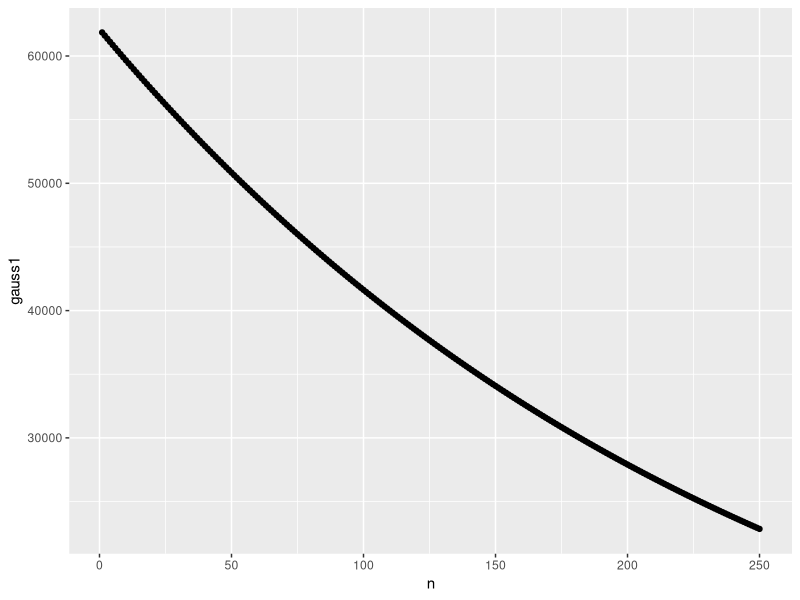
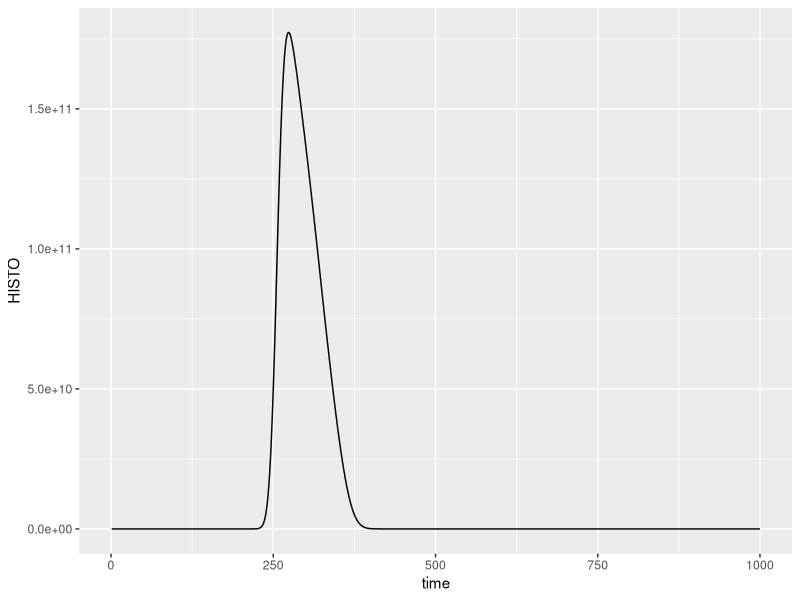

These figures' R source, in order:
## ---- chunk 1
library(ggplot2)
library(tidyr)
library(dplyr)
## ---- chunk 2
MNIT <- 30000
PDIT <- 2.0
MWIT <- PDIT * MNIT

DM1 <- 120 #PPE monomer weight
channels1 <- 250 #number of channels for the MW distribution

N1 <- 1e6

t <- 0
chrommax <- 10 #minutes
chrominc <- 0.01 #chromatogram consists of chrommax / chrominc channels

EQS <- 0.0

#Radius of gyration R = beta * alpha in nm
a <- 0.5
b <- 0.03388

D <- 25 #pore size in nm

lambda <- 3
qa <- 0.0
qb <- 0.0

dx <- 0.01 #precision of the roots
maxm <- 10 #how many roots are calculated

V0 <- 1.25
Vpore <- 0.4
Vint <- V0 - Vpore
f <- 0.3

t0 <- V0/f
tpore <- Vpore / f
tint <- Vint / f

PC <- 100 #platecount
## ---- chunk 3
gamma <- function(z) {
  p <- list()
  p[[1]] <- 1.000000000190
  p[[2]] <- 76.18009172947146
  p[[3]] <- 86.50532032941677
  p[[4]] <- 24.01409824083091
  p[[5]] <- 1.231739572450155
  p[[6]] <- 0.001208650973866179
  p[[7]] <- 0.000005395239384953
  
  sig <- 0
  for (n in 2:7) {
    sig = sig + p[[n]] / (z + n)
  }
  
  return ((z * p[[1]] + sig) * sqrt(z+5.5) * exp(-(z+5.5)))
}
## ---- chunk 4
k1 <- 1 / (PDIT - 1)
beta1 <- k1 / (MWIT/PDIT)
z <- k1 + 1
g1 <- gamma(z)

gauss1 <- numeric()

for (i in 1:channels1) {
   M <- i * DM1
   gauss1 <- c(gauss1, beta1^(k1+1) * M^(k1-1) * exp(-beta1*M)/g1)
}
gauss1 <- round(N1 * MWIT / PDIT * gauss1 * DM1)
## ---- chunk 5
as_tibble(list(n = 1:channels1, gauss1 = gauss1)) |>
  ggplot(aes(x = n, y = gauss1)) +
  geom_point()
## ---- chunk 6
M0 <- 0
M1 <- 0
M2 <- 0
M3 <- 0
M4 <- 0
M5 <- 0

for (i in 1:channels1) {
  M0 <- M0 + gauss1[i]
  M1 <- M1 + i * gauss1[i]
  M2 <- M2 + i * i * gauss1[i]
  M3 <- M3 + i * i * i * gauss1[i]
  #M4 <- M4 + i * i * i * i + gauss1[i] #too big of a number
  #M5 <- M5 + i * i * i * i * i + gauss1[1]
}

SUMM1 <- M1

MN1 <- DM1 * M1 / M0
MW1 <- DM1 * M2 / M1
PD1 <- MW1 / MN1
## ---- chunk 7
get_alpha <- function(lambda, dx1, maxm) {
  #alpha <- numeric()
  alpha <- rep(0, maxm*2)
  w <- -1
  if (lambda < 0) {
    x1 <- -lambda
    y1 <- -lambda
    
    while (y1 >= x1) {
      x1 <- x1 + dx1
      v <- -lambda / x1
      
      y1 <- 0.5 * log((1+v)/(1-v)) #inverse hyperbolic tangent
    }
  #alpha <- c(alpha, x1)
  alpha[1] <- x1
  w <- w + 2
  }
  w <- w + 2
  x1 <- 0
  y1 <- 0
  
  for (i in 1:maxm) {
    while (y1 >= x1) {
      x1 <- x1 + dx
      y1 <- atan(lambda / x1) + (w - 1) * pi / 2
    }
    #alpha <- c(alpha, x1)
    alpha[w] <- x1
    w <- w + 2
    x1 <- 0
    y1 <- 0
  }
  return(alpha)
}
## ---- chunk 8
results <- list()

#initialize chromatogram
HISTO <- rep(0, chrommax/chrominc)

for (j in 1:channels1) {
  K0 <- 0
  K1 <- 0
  K2 <- 0
  pa <- 0
  pb <- 0
  pab <- 0
  
  if (gauss1[j] > 0 & (t < chrommax)) {
    M <- j * DM1
    R <- b * ((j + EQS) * DM1)^a
    g <- 2 * R / D
  
    alpha <- get_alpha(lambda, dx, maxm)
    #index <- 1
    index <- -1
    
    if (lambda < 0) {
      K0 <- 2 * lambda * lambda * exp(alpha[1] * alpha[1] * g * g) / (-alpha[1] * alpha[1] * (lambda * (lambda + 1) - alpha[1] * alpha[1]))
      pa <- pa + 2 * lambda * exp(alpha[1] * alpha[1] * g *g) / (lambda * (lambda + 1) - alpha[1] * alpha[1])
      pb <- pb + 2 * lambda * exp(alpha[1] * alpha[1] * g *g) / (lambda * (lambda + 1) - alpha[1] * alpha[1])
      pab <- pab - 2 * alpha[1] * alpha[1] * exp(alpha[1] * alpha[1] * g * g) / (lambda * (lambda + 1) - alpha[1] * alpha[1])
      K1 <- K0 + qa * pa
      K2 <- K0 + qa * pa + qa * qb * pab
      
      index <- index + 2
    }
    
    index <- index + 2
    
    for (i in 1:maxm) {
      K0 <- K0 + 2 * lambda * lambda * exp(-alpha[index] * alpha[index] * g * g) / (alpha[index] * alpha[index] * (lambda * (lambda + 1) + alpha[index] * alpha[index]))
      pa <- pa + 2 * lambda * exp(-alpha[index] * alpha[index] * g *g) / (lambda * (lambda + 1) + alpha[index] * alpha[index])
      pb <- pb + 2 * lambda * exp(-alpha[index] * alpha[index] * g *g) / (lambda * (lambda + 1) + alpha[index] * alpha[index])
      pab <- pab + 2 * alpha[index] * alpha[index] * exp(-alpha[index] * alpha[index] * g * g) / (lambda * (lambda + 1) + alpha[1] * alpha[1])
      
      index <- index + 2
    }
    K1 <- K0 + qa * pa
    K2 <- K0 + qa * pa + qb * pb + qa * qb * pab
    KAPPROX <- exp(-lambda * g * g + lambda * lambda * g * g / 3) #k calculated for molecular weight M
    
    if (qa == 0 & qb == 0) K <- K0
    if (qa > 1 & qb == 0) K <- K1
    if (qa > 0 & qb > 0) K <- K2
    
    t <- tint * K * tpore
    
    results[[j]] <- list(n = j, M = M, R = R, g = g, t = t, Ve = t*f, K0 = K0, KAPPROX = KAPPROX, K1 = K1, K2 = K2)
    
    n <- round(t / chrominc)
    if ((PC > 0) & (t < chrommax)) {
      sigma <- sqrt((0.01 * tpore) * (0.01 * tpore) + (tpore * K) * (tpore * K) / PC)
      broadening <- M * gauss1[j] / (sigma * sqrt(2 * pi))
      HISTO[n] <- HISTO[n] + broadening
      chanind <- 0
      
      while (broadening > 0) {
        chanind <- chanind + 1
        zplus <- (n + chanind) * chrominc
        broadening <- M * gauss1[j] * (exp(-0.5 * (zplus - t) * (zplus - t) / (sigma * sigma)) / (sigma * sqrt(2 * pi)))
        HISTO[round(n + chanind)] <- HISTO[round(n + chanind)] + broadening
        HISTO[round(n - chanind)] <- HISTO[round(n - chanind)] + broadening
      }
    }
    if ((PC == 0) & (t < chrommax)) {
      HISTO[round(n)] <- HISTO[round(n)] + M * gauss1[j]
    }
  }
}
## ---- chunk 9
bind_rows(results)
## ---- chunk 10
#as_tibble(list(time = seq(chrominc, chrommax, chrominc), HISTO = HISTO)) |>
as_tibble(list(time = 1:1000, HISTO = HISTO)) |>  
  ggplot(aes(x = time, y = HISTO)) +
    geom_line()
